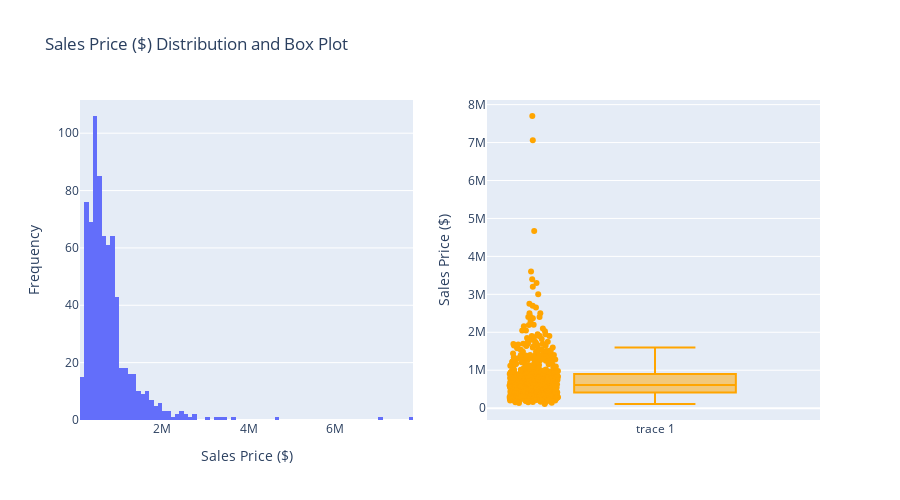

Notebook code for this chart:
### Markdown cell above
The sales price is a continuous variable with values ranging from 110000 to 7700000.
The average sale price of all the houses in the dataset is 768226.

### Code cell
fig = make_subplots(rows=1, cols=2)

fig.add_trace(go.Histogram(x=df['price']),row=1,col=1)
fig.add_trace(go.Box(y=df['price'],boxpoints='all',line_color='orange'),row=1,col=2)

fig.update_layout(height=500, showlegend=False,title_text="Sales Price ($) Distribution and Box Plot")

fig.update_xaxes(title_text="Sales Price ($)", row=1, col=1)
fig.update_yaxes(title_text="Frequency", row=1, col=1)

# Update x-axis and y-axis labels for Box Plot
#fig.update_xaxes(title_text="", row=1, col=2)  # No x-axis label for Box Plot
fig.update_yaxes(title_text="Sales Price ($)", row=1, col=2)

fig.show()

### Figure 1 — Plotly figure (JSON) as saved in the notebook; plotly's stock layout.template omitted (floating-point values rounded to 4 significant figures; data arrays with more than 128 entries replaced by an {"elided": "..."} marker saying what was removed)
{"data": [{"type": "histogram", "x": {"elided": "723 int values"}, "xaxis": "x", "yaxis": "y"}, {"boxpoints": "all", "line": {"color": "orange"}, "type": "box", "xaxis": "x2", "y": {"elided": "723 int values"}, "yaxis": "y2"}], "layout": {"height": 500, "showlegend": false, "title": {"text": "Sales Price ($) Distribution and Box Plot"}, "xaxis": {"anchor": "y", "domain": [0, 0.45], "title": {"text": "Sales Price ($)"}}, "xaxis2": {"anchor": "y2", "domain": [0.55, 1]}, "yaxis": {"anchor": "x", "domain": [0, 1], "title": {"text": "Frequency"}}, "yaxis2": {"anchor": "x2", "domain": [0, 1], "title": {"text": "Sales Price ($)"}}}}
